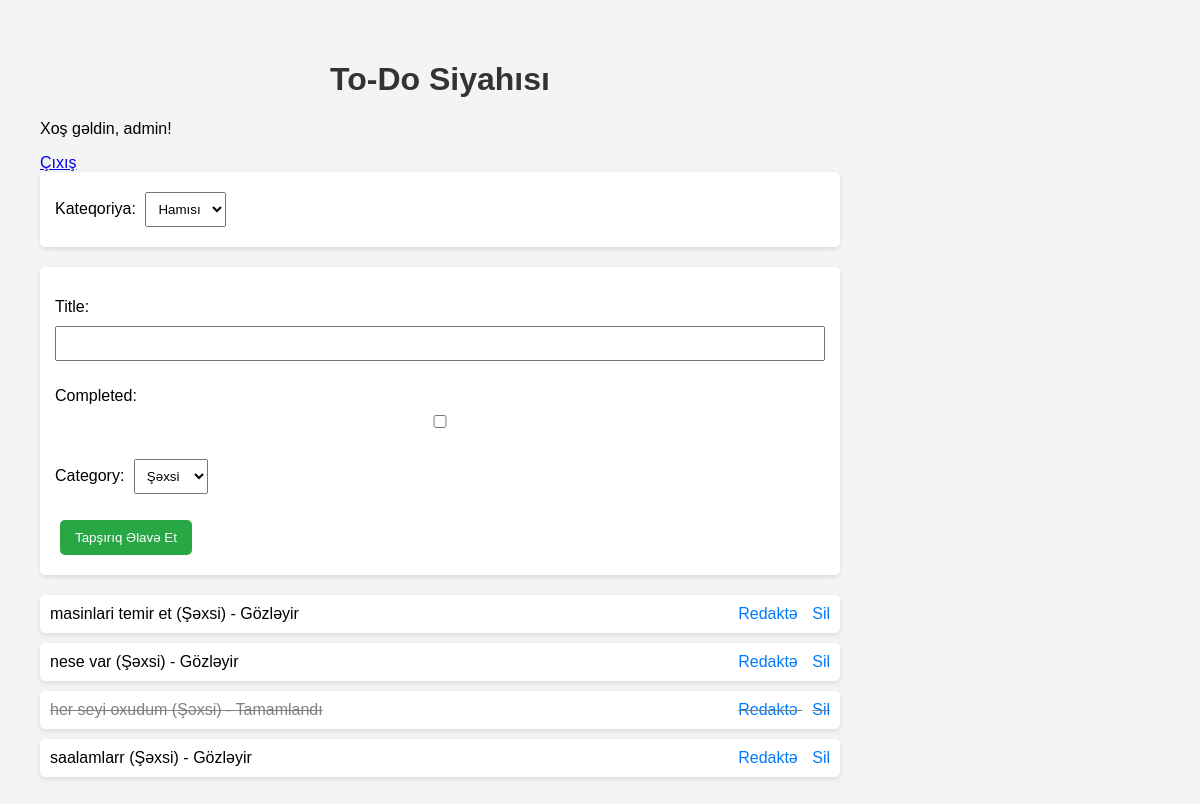
The app's page / (signed in) with its own data.
### todo_app/models.py (models this page shows, shortened)
class Task(models.Model):
    user = models.ForeignKey(User, on_delete=models.CASCADE)
    title = models.CharField(max_length=200)
    completed = models.BooleanField(default=False)
    category = models.CharField(max_length=50, choices=[
        ('personal', 'Şəxsi'),
        ('work', 'İş'),
        ('education', 'Təhsil'),
        ('other', 'Digər'),
    ], default='personal')

### todo_app/views.py (the view)
# urls.py: path('', views.home, name='home'),
@login_required
def home(request):
    category = request.GET.get('category', '')
    if request.method == 'POST':
        form = TaskForm(request.POST)
        if form.is_valid():
            task = form.save(commit=False)
            task.user = request.user
            task.save()
            return redirect('home')
    else:
        form = TaskForm()
    tasks = Task.objects.filter(user=request.user)
    if category:
        tasks = tasks.filter(category=category)
    return render(request, 'todo_app/home.html', {'tasks': tasks, 'form': form, 'category': category})

### todo_app/forms.py
class TaskForm(forms.ModelForm):
    class Meta:
        model = Task
        fields = ['title', 'completed', 'category']
        widgets = {
            'category': forms.Select(),  # Dropdown menyusu üçün
        }

### todo_app/templates/todo_app/home.html (shortened to what this page needs)
{% load static %}
<!DOCTYPE html>
<html>
<head>
    <link rel="stylesheet" href="{% static 'todo_app/css/style.css' %}">
</head>
<body>
    <h1>To-Do Siyahısı</h1>
    {% if user.is_authenticated %}
        <p>Xoş gəldin, {{ user.username }}!</p>
        <a href="{% url 'logout' %}">Çıxış</a>
    {% else %}
        <a href="{% url 'login' %}">Daxil Ol</a> | <a href="{% url 'signup' %}">Qeydiyyat</a>
    {% endif %}
    <form method="get">
        <label for="category">Kateqoriya:</label>
        <select name="category" id="category" onchange="this.form.submit()">
            <option value="">Hamısı</option>
        </select>
    </form>
    <form method="post">
        {{ form.as_p }}
        <button type="submit">Tapşırıq Əlavə Et</button>
    </form>
    <ul>
        {% for task in tasks %}
            <li {% if task.completed %}class="completed"{% endif %}>
                {{ task.title }} ({{ task.get_category_display }}) - {% if task.completed %}Tamamlandı{% else %}Gözləyir{% endif %}
                <span>
                    <a href="{% url 'edit_task' task.id %}">Redaktə</a>
                    <a href="{% url 'delete_task' task.id %}">Sil</a>
                </span>
            </li>
        {% empty %}
            <li>Heç bir tapşırıq yoxdur.</li>
        {% endfor %}
    </ul>
</body>
</html>

### todo_app/static/todo_app/css/style.css (style rules this page uses)
body { font-family: Arial, sans-serif; max-width: 800px; margin: 0 auto; padding: 20px; background-color: #f4f4f4; }
h1 { color: #333; text-align: center; }
form { margin-bottom: 20px; background-color: white; padding: 15px; border-radius: 5px; box-shadow: 0 2px 5px rgba(0, 0, 0, 0.1); }
form input[type="text"], form input[type="checkbox"] { margin: 10px 0; padding: 8px; width: 100%; box-sizing: border-box; }
form button { background-color: #28a745; color: white; padding: 10px 15px; border: none; border-radius: 5px; cursor: pointer; }
ul { list-style: none; padding: 0; }
li { background-color: white; padding: 10px; margin-bottom: 10px; border-radius: 5px; display: flex; justify-content: space-between; align-items: center; box-shadow: 0 2px 5px rgba(0, 0, 0, 0.1); }
li a { color: #007bff; text-decoration: none; margin-left: 10px; }
.completed { text-decoration: line-through; color: #888; }
body { font-family: Arial, sans-serif; margin: 20px; }
.completed { text-decoration: line-through; color: gray; }
form { margin-bottom: 20px; }
select, input, button { padding: 8px; margin: 5px; }
button { background-color: #4CAF50; color: white; border: none; cursor: pointer; }
ul { list-style-type: none; padding: 0; }
li { margin: 10px 0; }
li a { margin-left: 10px; color: #007BFF; text-decoration: none; }

### records on screen
Task: title "masinlari temir et", category "Şəxsi", completed "Gözləyir"
Task: title "nese var", category "Şəxsi", completed "Gözləyir"
Task: title "her seyi oxudum", category "Şəxsi", completed "Tamamlandı"
Task: title "saalamlarr", category "Şəxsi", completed "Gözləyir"

### other values on screen
{{ user.username }} "admin"
